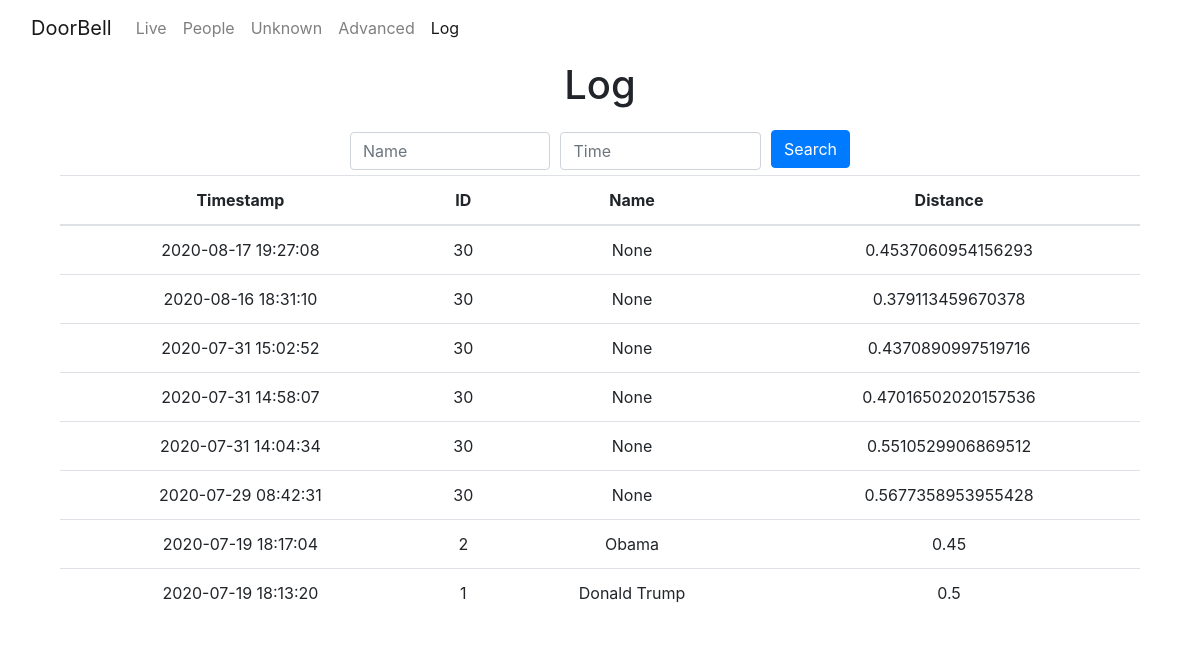
The app's page /log with its own data.
### tables this page shows
CREATE TABLE "people" (
	"id"	INTEGER NOT NULL,
	"name"	TEXT,
	"trusted"	boolean,
	"announce"	TEXT, pin TEXT,
	PRIMARY KEY("id")
);

CREATE TABLE "log" (
	"id"	INTEGER NOT NULL,
	"person_id"	TEXT NOT NULL,
	"datetime"	DATETIME NOT NULL DEFAULT CURRENT_TIMESTAMP,
	"distance"	FLOAT,
	PRIMARY KEY("id")
);

### app.py (the view)
@app.route("/log", methods=["GET", "POST"])
def log_page():
    input1 = request.form.get("name")
    if not input1:
        input1 = ""
    name = '%' + input1 + '%'
    input2 = request.form.get("datetime")
    if not input2:
        input2 = ""
    datetime = '%' + input2 + '%'
    log = db.execute("SELECT * FROM log JOIN people ON person_id = people.id WHERE (name LIKE ? OR datetime LIKE ?) AND (name LIKE ? OR datetime LIKE ?) ORDER BY datetime DESC",name, name, datetime, datetime)
    return render_template("/log.html", log=log)

### app.py (called while the page is built)
@app.after_request
def after_request(response):
    response.headers["Cache-Control"] = "no-cache, no-store, must-revalidate"
    response.headers["Expires"] = 0
    response.headers["Pragma"] = "no-cache"
    return response

### templates/log.html (shortened to what this page needs)
<!DOCTYPE html>
<html>
<head>
    <link rel="stylesheet" href="{{ url_for('static', filename='assets/bootstrap/css/bootstrap.min.css') }}">
    <link rel="stylesheet" href="{{ url_for('static', filename='assets/css/styles.min.css') }}">
</head>
<body>
    <nav class="navbar navbar-light navbar-expand-md">
        <div class="container-fluid"><a class="navbar-brand" href="/">DoorBell</a>
            <div class="collapse navbar-collapse"
                id="navcol-1">
                <ul class="nav navbar-nav">
                    <li class="nav-item" role="presentation"><a class="nav-link" href="/">Live</a></li>
                    <li class="nav-item" role="presentation"><a class="nav-link" href="/people">People</a></li>
                    <li class="nav-item" role="presentation"><a class="nav-link" href="/people/search/unknown">Unknown</a></li>
                    <li class="nav-item" role="presentation"><a class="nav-link" href="/settings">Advanced</a></li>
                    <li class="nav-item" role="presentation"><a class="nav-link active" href="/log">Log</a></li>
                </ul>
            </div>
        </div>
    </nav>
    <div class="container">
        <div class="row">
            <div class="col">
                <h1>Log</h1>
            </div>
        </div>
        <div class="row">
            <div class="col d-sm-flex justify-content-sm-center">
                <form style="max-width: 500px;" action="/log"  method="post">
                    <div class="form-row">
                        <div class="col align-self-center"><input class="form-control" type="text" name="name" placeholder="Name"></div>
                        <div class="col align-self-center"><input class="form-control" type="text" name="datetime" placeholder="Time"></div>
                        <div class="col-auto align-self-center"><button class="btn btn-primary" type="submit">Search</button></div>
                    </div>
                </form>
            </div>
        </div>
        <div class="row">
            <div class="col">
                <div class="table-responsive">
                    <table class="table">
                        <thead>
                            <tr>
                                <th>Timestamp</th>
                                <th>ID</th>
                                <th>Name</th>
                                <th>Distance</th>
                            </tr>
                        </thead>
                        <tbody>
                            {% for row in log %}
                            <tr><a href="person">
                                <td onclick="window.location='/log/search/{{ row['datetime'] }}/'">{{ row['datetime'] }}</td>
                                <td onclick="window.location='/person/{{ row['person_id'] }}'">{{ row['person_id'] }}</td>
                                <td onclick="window.location='/log/search/{{ row['name'] }}/'">{{ row['name'] }}</td>
                                <td>{{ row['distance'] }}</td>
                            </a></tr>
                            {% endfor %}
                        </tbody>
                    </table>
                </div>
            </div>
        </div>
    </div>
</body>
</html>

### records on screen
people: datetime "2020-08-17 19:27:08", person_id "30", name "None", distance "0.4537060954156293", datetime "2020-08-16 18:31:10", distance "0.379113459670378", datetime "2020-07-31 15:02:52", distance "0.4370890997519716", datetime "2020-07-31 14:58:07", distance "0.47016502020157536", datetime "2020-07-31 14:04:34", distance "0.5510529906869512", datetime "2020-07-29 08:42:31", distance "0.5677358953955428"
people: datetime "2020-07-19 18:17:04", person_id "2", name "Obama", distance "0.45"
people: datetime "2020-07-19 18:13:20", person_id "1", name "Donald Trump", distance "0.5"
